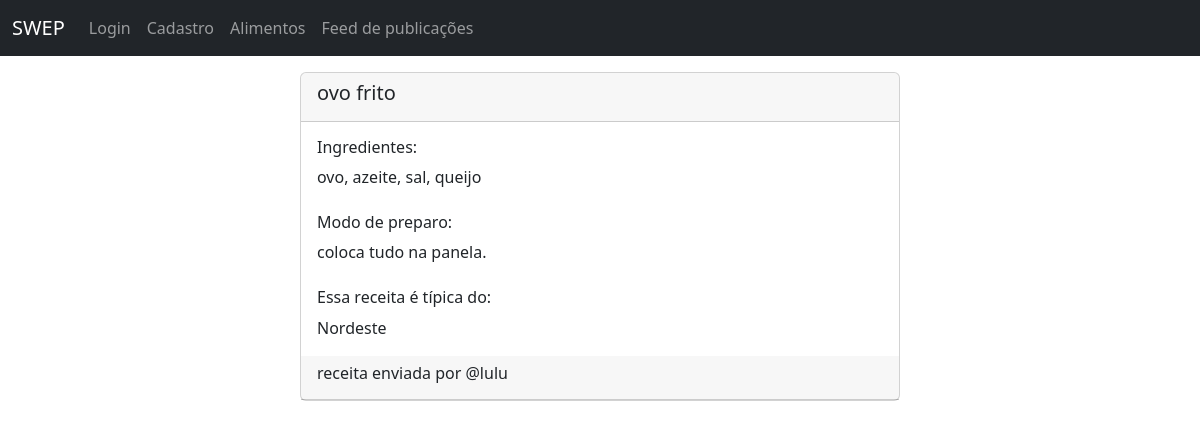
Screenshot of /feed/recipe/2/ with the database file from the repository.
### swepApp/models.py (models this page shows, shortened)
class Recipe(models.Model):
    titulo = models.CharField(max_length=50)
    ingredientes = models.CharField(max_length=500)
    modoPreparo = models.TextField()
    author = models.ForeignKey(UserSwep, on_delete=models.CASCADE)
    Norte = 'Norte'
    Nordeste = 'Nordeste'
    CentroOeste = 'Centro-Oeste'
    Sul = 'Sul'
    Sudeste = 'Sudeste'
    regiaoEnum = [
        (Norte, 'Norte'),
        (Nordeste, 'Nordeste'),
        (CentroOeste, 'Centro-Oeste'),
        (Sul, 'Sul'),
        (Sudeste, 'Sudeste'),
    ]
    regiao = models.CharField(
        max_length=15,
        choices= regiaoEnum,
        null=True)

class UserSwep(AbstractUser):
    pass

### swepApp/views.py (the view)
# urls.py: path('feed/recipe/<int:pk>/', ShowRecipeView, name='Receita'),
def ShowRecipeView(request, pk):
    recipe = Recipe.objects.get(id=pk)
    context = { 'recipe':recipe }
    return render(request, 'showRecipe.html', context)

### swepApp/templates/showRecipe.html (shortened to what this page needs)
<!doctype html>
<html lang="pt-br">
  <head>
    <link href="https://cdn.jsdelivr.net/npm/bootstrap@5.2.1/dist/css/bootstrap.min.css"
          rel="stylesheet"
>
  </head>
  <body>
    {% include "navbar.html" %}
    <div class="d-flex justify-content-center mt-3">
      <div class="card w-50">
        <div class="card-header">
          <h5>{{ recipe.titulo }}</h5>
        </div>
        <div class="card-body">
          <h6>Ingredientes:</h6>
          {{ recipe.ingredientes }}
          <br/><br/>
          <h6>Modo de preparo:</h6>
          {{ recipe.modoPreparo }}
          <br/><br/>
          {% if recipe.regiao %}
            <h6>Essa receita é típica do:</h6> {{ recipe.regiao }}
            <br/>
          {% endif %}
        </div>
        <div class="card-header">
          <h6>receita enviada por @{{ recipe.author }}</h6>
        </div>
      </div>
    </div>
  </body>

### rows the page displays
Recipe: titulo "ovo frito", ingredientes "ovo, azeite, sal, queijo", modoPreparo "coloca tudo na panela.", regiao "Nordeste", author "lulu"
